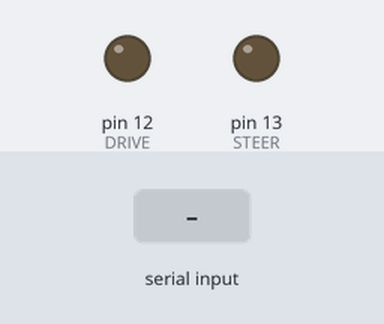
The sketch below on a simulated Arduino Uno, built with avr-gcc and run on an emulated ATmega328P. Shown: output pins drawn as LEDs (lit = HIGH). The inputs (shaded band) are chosen by the test bench.

Above: at 1.2 s.
1.3 s: "90,45\n" received over Serial
At 2.1 s:
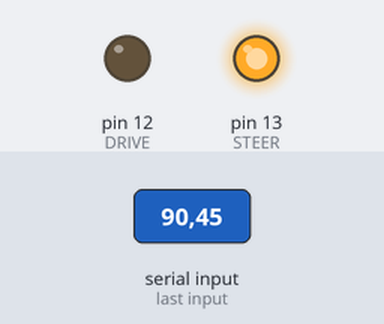
2.8 s: "30,150\n" received over Serial
4.3 s: "200\n" received over Serial
At 5.5 s:
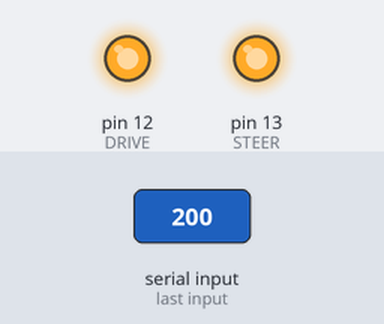
5.8 s: "0\n" received over Serial
Timing chart, 0 to 8.3 s (numbered marks = the images above; inputs shaded):
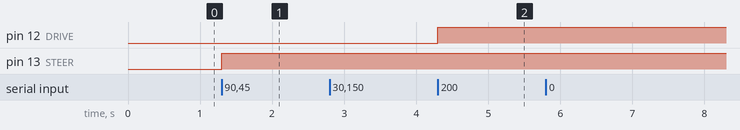

Measured:
- after the input at 1.3 s, pin 13 (STEER): LOW → HIGH at once
- after the input at 4.3 s, pin 12 (DRIVE): LOW → HIGH at once

The sketch:

listtest.ino
```cpp
#define STEER 13
#define DRIVE 12

unsigned int s;
unsigned int d;
unsigned int n;

void setup()
{
    pinMode(STEER, OUTPUT);
    pinMode(DRIVE, OUTPUT);
    Serial.begin(9600);
    n = 0;
    s = 0;
    d = 1;
}

void loop()
{
    if(Serial.available()){
        n = Serial.read() - '0';
        if (n>=4 || n==0 ) {
            s = n;
        } else {
            d = n;
        }
    }

    if (d!=1) {
        digitalWrite(DRIVE, HIGH);
    } else {
        digitalWrite(DRIVE, LOW);
    }

    if (s!=0) {
        digitalWrite(STEER, HIGH);
    } else {
        digitalWrite(STEER, LOW);
    }

}
```
